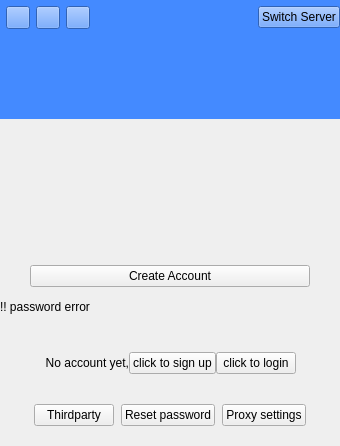
<?xml version="1.0" encoding="UTF-8"?>
<ui version="4.0">
 <class>wizLoginWidget</class>
 <widget class="QWidget" name="wizLoginWidget">
  <property name="windowTitle">
   <string>Form</string>
  </property>
  <layout class="QVBoxLayout" name="verticalLayout_7">
   <property name="spacing">
    <number>0</number>
   </property>
   <property name="leftMargin">
    <number>0</number>
   </property>
   <property name="topMargin">
    <number>0</number>
   </property>
   <property name="rightMargin">
    <number>0</number>
   </property>
   <property name="bottomMargin">
    <number>0</number>
   </property>
   <item>
    <layout class="QHBoxLayout" name="layout_titleBar">
     <item>
      <widget class="QWidget" name="widget_titleBar" native="true">
       <property name="minimumSize">
        <size>
         <width>0</width>
         <height>0</height>
        </size>
       </property>
       <property name="autoFillBackground">
        <bool>false</bool>
       </property>
       <property name="styleSheet">
        <string notr="true">background-color:#448aff</string>
       </property>
       <layout class="QHBoxLayout" name="horizontalLayout_7">
        <property name="leftMargin">
         <number>0</number>
        </property>
        <property name="topMargin">
         <number>0</number>
        </property>
        <property name="rightMargin">
         <number>0</number>
        </property>
        <property name="bottomMargin">
         <number>0</number>
        </property>
        <item>
         <layout class="QHBoxLayout" name="horizontalLayout">
          <property name="spacing">
           <number>6</number>
          </property>
          <property name="leftMargin">
           <number>6</number>
          </property>
          <property name="topMargin">
           <number>6</number>
          </property>
          <item>
           <widget class="QToolButton" name="btn_close">
            <property name="text">
             <string/>
            </property>
           </widget>
          </item>
          <item>
           <widget class="QToolButton" name="btn_max">
            <property name="text">
             <string/>
            </property>
           </widget>
          </item>
          <item>
           <widget class="QToolButton" name="btn_min">
            <property name="text">
             <string/>
            </property>
           </widget>
          </item>
          <item>
           <spacer name="horizontalSpacer">
            <property name="orientation">
             <enum>Qt::Horizontal</enum>
            </property>
            <property name="sizeHint" stdset="0">
             <size>
              <width>40</width>
              <height>20</height>
             </size>
            </property>
           </spacer>
          </item>
          <item>
           <widget class="QPushButton" name="btn_selectServer">
            <property name="text">
             <string>Switch Server</string>
            </property>
           </widget>
          </item>
         </layout>
        </item>
       </layout>
      </widget>
     </item>
    </layout>
   </item>
   <item>
    <widget class="QWidget" name="widget" native="true">
     <property name="styleSheet">
      <string notr="true">background-color: #448aff;</string>
     </property>
     <layout class="QHBoxLayout" name="horizontalLayout_8">
      <property name="spacing">
       <number>0</number>
      </property>
      <property name="leftMargin">
       <number>0</number>
      </property>
      <property name="topMargin">
       <number>0</number>
      </property>
      <property name="rightMargin">
       <number>0</number>
      </property>
      <property name="bottomMargin">
       <number>0</number>
      </property>
      <item>
       <layout class="QHBoxLayout" name="horizontalLayout_10">
        <property name="spacing">
         <number>0</number>
        </property>
        <item>
         <spacer name="horizontalSpacer_7">
          <property name="orientation">
           <enum>Qt::Horizontal</enum>
          </property>
          <property name="sizeHint" stdset="0">
           <size>
            <width>0</width>
            <height>10</height>
           </size>
          </property>
         </spacer>
        </item>
        <item>
         <widget class="QLabel" name="label_logo">
          <property name="minimumSize">
           <size>
            <width>0</width>
            <height>90</height>
           </size>
          </property>
          <property name="styleSheet">
           <string notr="true"/>
          </property>
          <property name="text">
           <string/>
          </property>
         </widget>
        </item>
        <item>
         <spacer name="horizontalSpacer_12">
          <property name="orientation">
           <enum>Qt::Horizontal</enum>
          </property>
          <property name="sizeHint" stdset="0">
           <size>
            <width>0</width>
            <height>10</height>
           </size>
          </property>
         </spacer>
        </item>
       </layout>
      </item>
     </layout>
    </widget>
   </item>
   <item>
    <widget class="QLabel" name="label_placehold">
     <property name="minimumSize">
      <size>
       <width>0</width>
       <height>20</height>
      </size>
     </property>
     <property name="text">
      <string/>
     </property>
    </widget>
   </item>
   <item>
    <widget class="QStackedWidget" name="stackedWidget">
     <property name="currentIndex">
      <number>1</number>
     </property>
     <widget class="QWidget" name="page">
      <layout class="QVBoxLayout" name="verticalLayout_3">
       <property name="spacing">
        <number>0</number>
       </property>
       <property name="leftMargin">
        <number>0</number>
       </property>
       <property name="topMargin">
        <number>25</number>
       </property>
       <property name="rightMargin">
        <number>0</number>
       </property>
       <property name="bottomMargin">
        <number>10</number>
       </property>
       <item>
        <layout class="QHBoxLayout" name="horizontalLayout_9">
         <property name="spacing">
          <number>0</number>
         </property>
         <item>
          <spacer name="horizontalSpacer_2">
           <property name="orientation">
            <enum>Qt::Horizontal</enum>
           </property>
           <property name="sizeHint" stdset="0">
            <size>
             <width>30</width>
             <height>20</height>
            </size>
           </property>
          </spacer>
         </item>
         <item>
          <layout class="QVBoxLayout" name="verticalLayout_2">
           <property name="spacing">
            <number>0</number>
           </property>
           <item>
            <layout class="QVBoxLayout" name="verticalLayout">
             <property name="spacing">
              <number>0</number>
             </property>
             <item>
              <widget class="WizIconLineEditContainer" name="wgt_usercontainer" native="true">
               <property name="sizePolicy">
                <sizepolicy hsizetype="Preferred" vsizetype="Maximum">
                 <horstretch>0</horstretch>
                 <verstretch>0</verstretch>
                </sizepolicy>
               </property>
               <property name="minimumSize">
                <size>
                 <width>0</width>
                 <height>15</height>
                </size>
               </property>
              </widget>
             </item>
             <item>
              <widget class="WizIconLineEditContainer" name="wgt_passwordcontainer" native="true">
               <property name="sizePolicy">
                <sizepolicy hsizetype="Preferred" vsizetype="Maximum">
                 <horstretch>0</horstretch>
                 <verstretch>0</verstretch>
                </sizepolicy>
               </property>
               <property name="minimumSize">
                <size>
                 <width>0</width>
                 <height>15</height>
                </size>
               </property>
              </widget>
             </item>
             <item>
              <widget class="WizIconLineEditContainer" name="wgt_serveroptioncontainer" native="true">
               <property name="minimumSize">
                <size>
                 <width>0</width>
                 <height>15</height>
                </size>
               </property>
              </widget>
             </item>
             <item>
              <spacer name="verticalSpacer_2">
               <property name="orientation">
                <enum>Qt::Vertical</enum>
               </property>
               <property name="sizeHint" stdset="0">
                <size>
                 <width>20</width>
                 <height>8</height>
                </size>
               </property>
              </spacer>
             </item>
            </layout>
           </item>
           <item>
            <layout class="QHBoxLayout" name="horizontalLayout_2">
             <property name="spacing">
              <number>0</number>
             </property>
             <item>
              <widget class="QCheckBox" name="cbx_remberPassword">
               <property name="sizePolicy">
                <sizepolicy hsizetype="Maximum" vsizetype="Preferred">
                 <horstretch>0</horstretch>
                 <verstretch>0</verstretch>
                </sizepolicy>
               </property>
               <property name="maximumSize">
                <size>
                 <width>16777215</width>
                 <height>30</height>
                </size>
               </property>
               <property name="text">
                <string>Remember password</string>
               </property>
              </widget>
             </item>
             <item>
              <spacer name="horizontalSpacer_6">
               <property name="orientation">
                <enum>Qt::Horizontal</enum>
               </property>
               <property name="sizeHint" stdset="0">
                <size>
                 <width>30</width>
                 <height>33</height>
                </size>
               </property>
              </spacer>
             </item>
             <item>
              <widget class="QCheckBox" name="cbx_autologin">
               <property name="sizePolicy">
                <sizepolicy hsizetype="Maximum" vsizetype="Minimum">
                 <horstretch>0</horstretch>
                 <verstretch>0</verstretch>
                </sizepolicy>
               </property>
               <property name="maximumSize">
                <size>
                 <width>16777215</width>
                 <height>42</height>
                </size>
               </property>
               <property name="text">
                <string>Auto sign in</string>
               </property>
              </widget>
             </item>
            </layout>
           </item>
           <item>
            <spacer name="verticalSpacer">
             <property name="orientation">
              <enum>Qt::Vertical</enum>
             </property>
             <property name="sizeHint" stdset="0">
              <size>
               <width>20</width>
               <height>15</height>
              </size>
             </property>
            </spacer>
           </item>
           <item>
            <layout class="QHBoxLayout" name="horizontalLayout_3">
             <property name="spacing">
              <number>0</number>
             </property>
             <item>
              <widget class="WizStyleButton" name="btn_login">
               <property name="sizePolicy">
                <sizepolicy hsizetype="Minimum" vsizetype="Preferred">
                 <horstretch>0</horstretch>
                 <verstretch>0</verstretch>
                </sizepolicy>
               </property>
               <property name="minimumSize">
                <size>
                 <width>280</width>
                 <height>0</height>
                </size>
               </property>
               <property name="styleSheet">
                <string notr="true"/>
               </property>
               <property name="text">
                <string>Login</string>
               </property>
              </widget>
             </item>
            </layout>
           </item>
          </layout>
         </item>
         <item>
          <spacer name="horizontalSpacer_3">
           <property name="orientation">
            <enum>Qt::Horizontal</enum>
           </property>
           <property name="sizeHint" stdset="0">
            <size>
             <width>30</width>
             <height>20</height>
            </size>
           </property>
          </spacer>
         </item>
        </layout>
       </item>
      </layout>
     </widget>
     <widget class="QWidget" name="page_2">
      <layout class="QVBoxLayout" name="verticalLayout_8">
       <property name="spacing">
        <number>0</number>
       </property>
       <property name="leftMargin">
        <number>0</number>
       </property>
       <property name="topMargin">
        <number>25</number>
       </property>
       <property name="rightMargin">
        <number>0</number>
       </property>
       <property name="bottomMargin">
        <number>10</number>
       </property>
       <item>
        <layout class="QHBoxLayout" name="horizontalLayout_4">
         <property name="spacing">
          <number>0</number>
         </property>
         <item>
          <spacer name="horizontalSpacer_4">
           <property name="orientation">
            <enum>Qt::Horizontal</enum>
           </property>
           <property name="sizeHint" stdset="0">
            <size>
             <width>30</width>
             <height>20</height>
            </size>
           </property>
          </spacer>
         </item>
         <item>
          <layout class="QVBoxLayout" name="verticalLayout_6">
           <property name="spacing">
            <number>0</number>
           </property>
           <item>
            <layout class="QVBoxLayout" name="verticalLayout_5">
             <property name="spacing">
              <number>0</number>
             </property>
             <item>
              <widget class="WizIconLineEditContainer" name="wgt_newUser" native="true">
               <property name="minimumSize">
                <size>
                 <width>0</width>
                 <height>15</height>
                </size>
               </property>
              </widget>
             </item>
             <item>
              <widget class="WizIconLineEditContainer" name="wgt_newPassword" native="true">
               <property name="minimumSize">
                <size>
                 <width>0</width>
                 <height>15</height>
                </size>
               </property>
              </widget>
             </item>
             <item>
              <widget class="WizIconLineEditContainer" name="wgt_passwordRepeat" native="true">
               <property name="minimumSize">
                <size>
                 <width>0</width>
                 <height>15</height>
                </size>
               </property>
              </widget>
             </item>
            </layout>
           </item>
           <item>
            <spacer name="verticalSpacer_6">
             <property name="orientation">
              <enum>Qt::Vertical</enum>
             </property>
             <property name="sizeHint" stdset="0">
              <size>
               <width>20</width>
               <height>20</height>
              </size>
             </property>
            </spacer>
           </item>
           <item>
            <layout class="QVBoxLayout" name="verticalLayout_4">
             <property name="spacing">
              <number>0</number>
             </property>
             <item>
              <widget class="WizStyleButton" name="btn_singUp">
               <property name="sizePolicy">
                <sizepolicy hsizetype="Minimum" vsizetype="Preferred">
                 <horstretch>0</horstretch>
                 <verstretch>0</verstretch>
                </sizepolicy>
               </property>
               <property name="minimumSize">
                <size>
                 <width>280</width>
                 <height>0</height>
                </size>
               </property>
               <property name="text">
                <string>Create Account</string>
               </property>
              </widget>
             </item>
            </layout>
           </item>
          </layout>
         </item>
         <item>
          <spacer name="horizontalSpacer_5">
           <property name="orientation">
            <enum>Qt::Horizontal</enum>
           </property>
           <property name="sizeHint" stdset="0">
            <size>
             <width>30</width>
             <height>20</height>
            </size>
           </property>
          </spacer>
         </item>
        </layout>
       </item>
      </layout>
     </widget>
    </widget>
   </item>
   <item>
    <widget class="QLabel" name="label_passwordError">
     <property name="minimumSize">
      <size>
       <width>0</width>
       <height>20</height>
      </size>
     </property>
     <property name="text">
      <string>!! password error</string>
     </property>
     <property name="wordWrap">
      <bool>true</bool>
     </property>
    </widget>
   </item>
   <item>
    <widget class="QLabel" name="label_separator2">
     <property name="minimumSize">
      <size>
       <width>0</width>
       <height>25</height>
      </size>
     </property>
     <property name="maximumSize">
      <size>
       <width>16777215</width>
       <height>25</height>
      </size>
     </property>
     <property name="text">
      <string/>
     </property>
    </widget>
   </item>
   <item>
    <layout class="QHBoxLayout" name="horizontalLayout_5">
     <property name="topMargin">
      <number>10</number>
     </property>
     <property name="bottomMargin">
      <number>15</number>
     </property>
     <item>
      <spacer name="horizontalSpacer_10">
       <property name="orientation">
        <enum>Qt::Horizontal</enum>
       </property>
       <property name="sizeHint" stdset="0">
        <size>
         <width>10</width>
         <height>0</height>
        </size>
       </property>
      </spacer>
     </item>
     <item>
      <widget class="QLabel" name="label_noaccount">
       <property name="sizePolicy">
        <sizepolicy hsizetype="Maximum" vsizetype="Preferred">
         <horstretch>0</horstretch>
         <verstretch>0</verstretch>
        </sizepolicy>
       </property>
       <property name="text">
        <string>No account yet,</string>
       </property>
       <property name="alignment">
        <set>Qt::AlignRight|Qt::AlignTrailing|Qt::AlignVCenter</set>
       </property>
      </widget>
     </item>
     <item>
      <widget class="QPushButton" name="btn_changeToSignin">
       <property name="sizePolicy">
        <sizepolicy hsizetype="Maximum" vsizetype="Fixed">
         <horstretch>0</horstretch>
         <verstretch>0</verstretch>
        </sizepolicy>
       </property>
       <property name="cursor">
        <cursorShape>PointingHandCursor</cursorShape>
       </property>
       <property name="text">
        <string>click to sign up</string>
       </property>
      </widget>
     </item>
     <item>
      <widget class="QPushButton" name="btn_changeToLogin">
       <property name="sizePolicy">
        <sizepolicy hsizetype="Maximum" vsizetype="Fixed">
         <horstretch>0</horstretch>
         <verstretch>0</verstretch>
        </sizepolicy>
       </property>
       <property name="cursor">
        <cursorShape>PointingHandCursor</cursorShape>
       </property>
       <property name="text">
        <string>click to login</string>
       </property>
      </widget>
     </item>
     <item>
      <spacer name="horizontalSpacer_11">
       <property name="orientation">
        <enum>Qt::Horizontal</enum>
       </property>
       <property name="sizeHint" stdset="0">
        <size>
         <width>10</width>
         <height>0</height>
        </size>
       </property>
      </spacer>
     </item>
    </layout>
   </item>
   <item>
    <layout class="QHBoxLayout" name="horizontalLayout_6">
     <property name="spacing">
      <number>0</number>
     </property>
     <property name="topMargin">
      <number>15</number>
     </property>
     <property name="bottomMargin">
      <number>20</number>
     </property>
     <item>
      <spacer name="horizontalSpacer_9">
       <property name="orientation">
        <enum>Qt::Horizontal</enum>
       </property>
       <property name="sizeHint" stdset="0">
        <size>
         <width>10</width>
         <height>0</height>
        </size>
       </property>
      </spacer>
     </item>
     <item>
      <widget class="QPushButton" name="btn_snsLogin">
       <property name="cursor">
        <cursorShape>PointingHandCursor</cursorShape>
       </property>
       <property name="text">
        <string>Thirdparty</string>
       </property>
      </widget>
     </item>
     <item>
      <widget class="QLabel" name="label_separator3">
       <property name="text">
        <string/>
       </property>
      </widget>
     </item>
     <item>
      <widget class="QPushButton" name="btn_fogetpass">
       <property name="sizePolicy">
        <sizepolicy hsizetype="Maximum" vsizetype="Fixed">
         <horstretch>0</horstretch>
         <verstretch>0</verstretch>
        </sizepolicy>
       </property>
       <property name="cursor">
        <cursorShape>PointingHandCursor</cursorShape>
       </property>
       <property name="text">
        <string>Reset password</string>
       </property>
      </widget>
     </item>
     <item>
      <widget class="QLabel" name="label_separator4">
       <property name="text">
        <string/>
       </property>
      </widget>
     </item>
     <item>
      <widget class="QPushButton" name="btn_proxysetting">
       <property name="sizePolicy">
        <sizepolicy hsizetype="Maximum" vsizetype="Fixed">
         <horstretch>0</horstretch>
         <verstretch>0</verstretch>
        </sizepolicy>
       </property>
       <property name="cursor">
        <cursorShape>PointingHandCursor</cursorShape>
       </property>
       <property name="text">
        <string>Proxy settings</string>
       </property>
      </widget>
     </item>
     <item>
      <spacer name="horizontalSpacer_8">
       <property name="orientation">
        <enum>Qt::Horizontal</enum>
       </property>
       <property name="sizeHint" stdset="0">
        <size>
         <width>10</width>
         <height>0</height>
        </size>
       </property>
      </spacer>
     </item>
    </layout>
   </item>
  </layout>
 </widget>
 <customwidgets>
  <customwidget>
   <class>WizStyleButton</class>
   <extends>QPushButton</extends>
   <header>share/WizUI.h</header>
  </customwidget>
  <customwidget>
   <class>WizIconLineEditContainer</class>
   <extends>QWidget</extends>
   <header>share/WizUI.h</header>
   <container>1</container>
  </customwidget>
 </customwidgets>
 <tabstops>
  <tabstop>btn_close</tabstop>
  <tabstop>cbx_remberPassword</tabstop>
  <tabstop>cbx_autologin</tabstop>
  <tabstop>btn_login</tabstop>
  <tabstop>btn_singUp</tabstop>
  <tabstop>btn_changeToSignin</tabstop>
  <tabstop>btn_changeToLogin</tabstop>
  <tabstop>btn_fogetpass</tabstop>
  <tabstop>btn_max</tabstop>
  <tabstop>btn_min</tabstop>
 </tabstops>
 <resources/>
 <connections/>
</ui>
